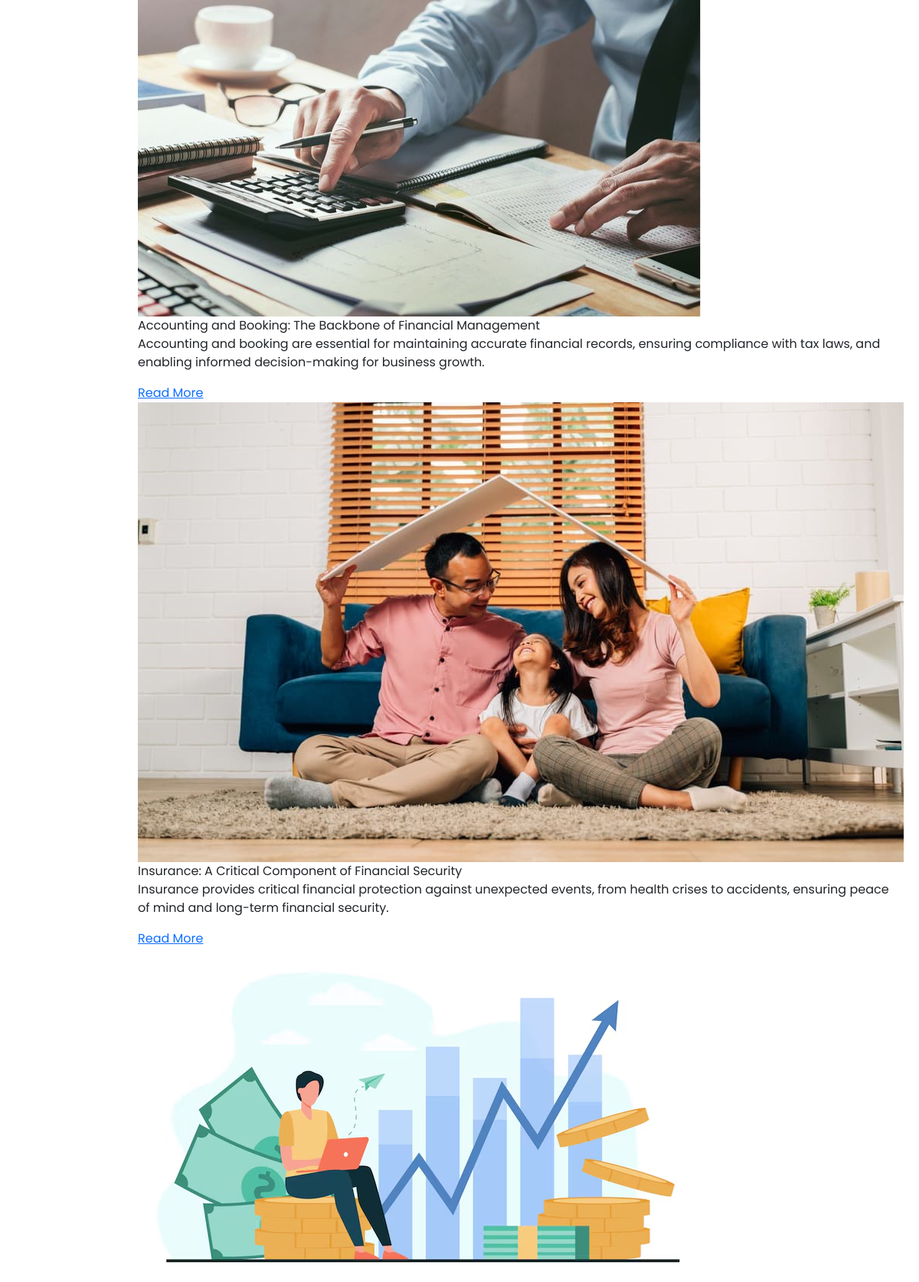
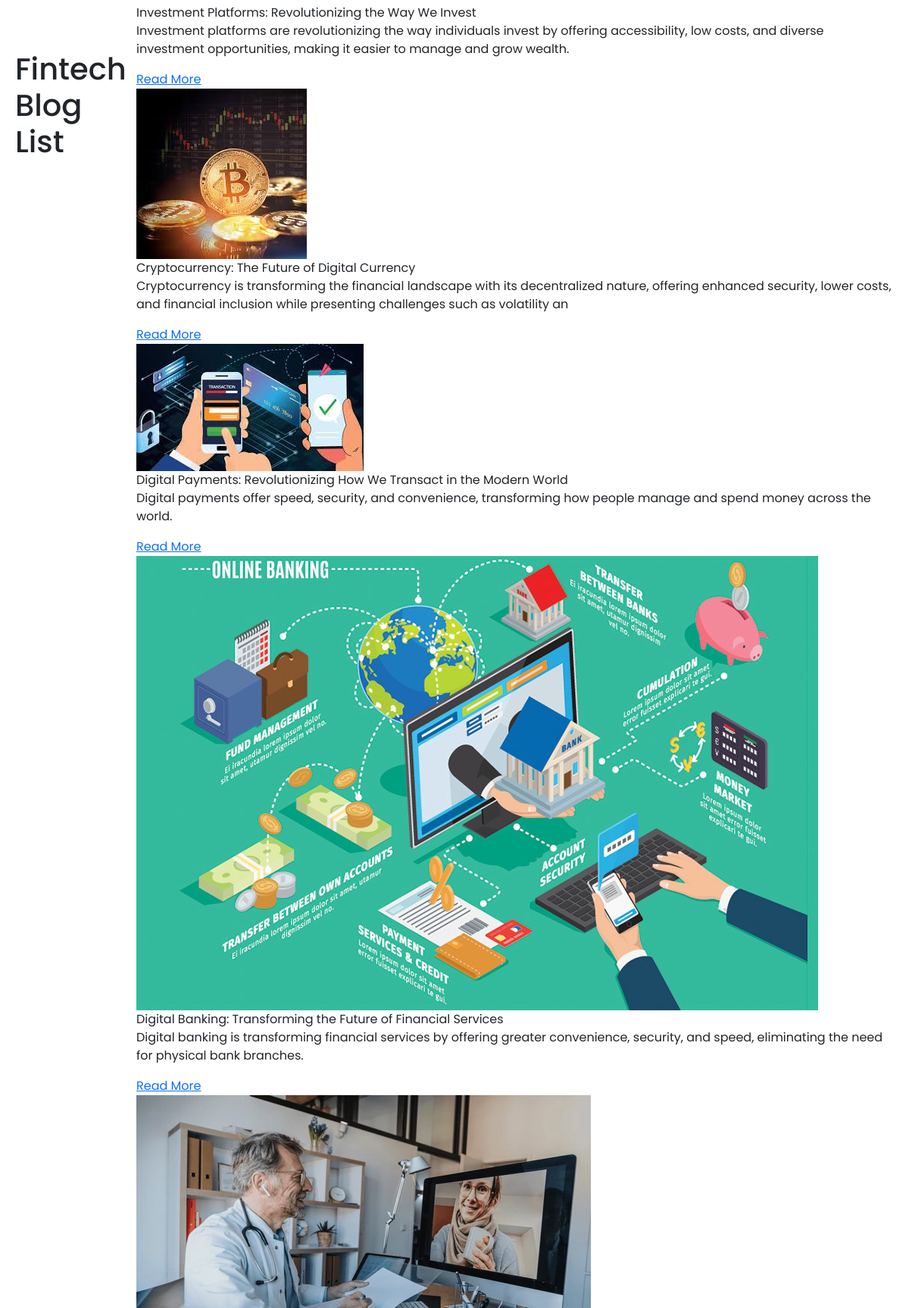
Page /blog/fintech/ (upper part) on the committed database (2 pictures, top to bottom).
### blog/models.py (models this page shows, shortened)
class Blog(models.Model):
    BLOG_TYPE_CHOICES = [
        ('commerce', 'commerce'),
        ('energy', 'energy'),
        ('esports', 'esports'),
        ('fintech', 'fintech'),
        ('healthcare', 'healthcare'),
        ('realestate', 'realestate'),
        ('tour', 'tour'),
    ]
    title = models.CharField(max_length=255)
    slug = models.SlugField(unique=False, blank=True)
    image = models.ImageField(upload_to="blog/images/blog_images")
    content = models.TextField()
    short_description = models.CharField(max_length=200, blank=True, null=True)
    category = models.CharField(max_length=100)
    published_date = models.DateTimeField(auto_now_add=True)
    author = models.CharField(max_length=100, default="Unknown Author")
    author_description = models.TextField(default="No description available.")
    author_image = models.ImageField(
    upload_to='blog/images/author_images/',
    default='blog/images/author_images/default_author_image.png',
    blank=True, null=True
    )
    active = models.BooleanField(default=True)
    tags = models.ManyToManyField(Tag, blank=True)
    blog_type = models.CharField(
        max_length=20, choices=BLOG_TYPE_CHOICES, default='healthcare'
    )  # Default value corrected

### blog/views.py (the view)
# urls.py: path("fintech/", views.blog_list, {"blog_type": "fintech"}, name="fintech_blog_list"),
def blog_list(request, blog_type=None):
    if blog_type not in dict(Blog.BLOG_TYPE_CHOICES).keys():
        messages.error(request, 'Invalid blog type!')
        return redirect('blog:form')
    blogs = Blog.objects.filter(active=True, blog_type=blog_type).order_by("-published_date")
    for blog in blogs:
        if not blog.slug or not slugify(blog.slug):
            blog.slug = slugify(blog.title)
            blog.save()
    return render(request, f'{blog_type}_blog_list.html', {
        "blogs": blogs,
        "blog_type": blog_type
    })

### blog/templates/fintech_blog_list.html (shortened to what this page needs)
{% load static %}
<!DOCTYPE html>
<html lang="en">
<head>
    <link href="https://cdn.jsdelivr.net/npm/bootstrap@5.3.0-alpha1/dist/css/bootstrap.min.css" rel="stylesheet">
    <link rel="stylesheet" href="{% static 'css/styles.css' %}">
    {% include 'favicon.html' %}
</head>
<body>
    <div class="container">
        <h1 class="page-title">Fintech Blog List</h1>
        <div class="blog-grid">
            {% for blog in blogs %}
            <div class="blog-card">
                <div class="blog-image">
                    {% if blog.image %}
                        <img src="{{ blog.image.url }}" alt="{{ blog.title }}" class="blog-img">
                    {% else %}
                        <img src="{% static 'images/default_blog_image.jpg' %}" alt="{{ blog.title }}" class="blog-img">
                    {% endif %}
                    <div class="blog-title">{{ blog.title }}</div>
                </div>
                <div class="blog-content">
                    <p class="blog-text">{{ blog.short_description|default:blog.content|truncatewords:30|safe }}</p>
                    <a href="{% url 'blog:fintech_blog_detail' blog.slug %}" class="read-more" aria-label="Read more about {{ blog.title }}">Read More</a>
                </div>
            </div>
            {% endfor %}
        </div>
    </div>
</body>
</html>

### static/css/styles.css (style rules this page uses)
:root { --green: #19af62; --white: #ffffff; --light-gray: #f7f7f7; --medium-gray: #d6d4d4; --dark-gray: #6e7d83; --text-color: #353c3f; --shadow: 0 4px 10px rgba(0, 0, 0, 0.2); }
body { background-image: url("../images/backdrop.jpg"); background-position: bottom; scroll-behavior: smooth; width: 100%; margin: 0; font-family: "Poppins", sans-serif; margin: 0 auto; }
.container { display: flex; justify-content: space-between; align-items: center; width: 100%; max-width: 1440px; margin: 0 auto; padding: 0 20px; box-sizing: border-box; }

### rows in the picture
Blog: image (picture), title "Accounting and Booking: The Backbone of Financial Management", short_description "Accounting and booking are essential for maintaining accurate financial records, ensuring compliance with tax laws, and enabling informed decision-making for business growth."
Blog: image (picture), title "Insurance: A Critical Component of Financial Security", short_description "Insurance provides critical financial protection against unexpected events, from health crises to accidents, ensuring peace of mind and long-term financial security."
Blog: image (picture), title "Investment Platforms: Revolutionizing the Way We Invest", short_description "Investment platforms are revolutionizing the way individuals invest by offering accessibility, low costs, and diverse investment opportunities, making it easier to manage and grow wealth."
Blog: image (picture), title "Cryptocurrency: The Future of Digital Currency", short_description "Cryptocurrency is transforming the financial landscape with its decentralized nature, offering enhanced security, lower costs, and financial inclusion while presenting challenges such as volatility an"
Blog: image (picture), title "Digital Payments: Revolutionizing How We Transact in the Modern World", short_description "Digital payments offer speed, security, and convenience, transforming how people manage and spend money across the world."
Blog: image (picture), title "Digital Banking: Transforming the Future of Financial Services", short_description "Digital banking is transforming financial services by offering greater convenience, security, and speed, eliminating the need for physical bank branches."
Blog: image (placeholder picture)
